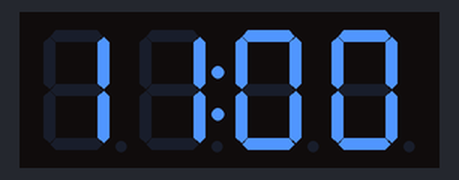
This sketch was run on a simulated Arduino Uno, built with avr-gcc and run on an emulated ATmega328P. On the bench: 4-digit seven-segment display.

Above: at 0.1 s.

The sketch:

sevent-segment-TM1637Display.ino
```cpp
#include <TM1637Display.h>

#define CLK 2
#define DIO 3

TM1637Display display(CLK, DIO);

void setup() {
  display.setBrightness(7); // Kecerahan sedang
}

void loop() {
  // Misal Jam 12:30
  int jam = 11;
  int menit = 00;

  // Format waktu menjadi integer gabungan: 1230
  int waktu = (jam * 100) + menit;

  // --- LOGIKA KEDIP ---
  // Parameter ke-2: (0b01000000) atau (0x40) adalah kode untuk TITIK DUA di tengah
  // CATATAN: Tiap modul beda wiring titik dua-nya.
  // Jika kode ini tidak nyala, coba 0x80.

  // Nyalakan Titik Dua
  display.showNumberDecEx(waktu, 0b01000000, true);
  delay(500);

  // Matikan Titik Dua (Tampilkan angka saja)
  display.showNumberDecEx(waktu, 0, true);
  delay(500);
}
```
